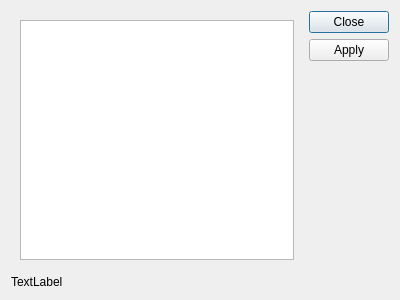
<?xml version="1.0" encoding="UTF-8"?>
<ui version="4.0">
 <class>CheckoutDialog</class>
 <widget class="QDialog" name="CheckoutDialog">
  <property name="geometry">
   <rect>
    <x>0</x>
    <y>0</y>
    <width>400</width>
    <height>300</height>
   </rect>
  </property>
  <property name="windowTitle">
   <string>Dialog</string>
  </property>
  <layout class="QHBoxLayout" name="horizontalLayout">
   <item>
    <layout class="QVBoxLayout" name="verticalLayout">
     <item>
      <widget class="QStackedWidget" name="stackedWidget">
       <property name="currentIndex">
        <number>0</number>
       </property>
       <widget class="QWidget" name="page">
        <layout class="QVBoxLayout" name="verticalLayout_3">
         <item>
          <widget class="QListWidget" name="list"/>
         </item>
        </layout>
       </widget>
       <widget class="QWidget" name="page_2">
        <layout class="QVBoxLayout" name="verticalLayout_2">
         <item>
          <widget class="QTableWidget" name="table">
           <property name="columnCount">
            <number>2</number>
           </property>
           <attribute name="horizontalHeaderVisible">
            <bool>false</bool>
           </attribute>
           <attribute name="horizontalHeaderStretchLastSection">
            <bool>true</bool>
           </attribute>
           <attribute name="verticalHeaderVisible">
            <bool>false</bool>
           </attribute>
           <column/>
           <column/>
          </widget>
         </item>
        </layout>
       </widget>
      </widget>
     </item>
     <item>
      <widget class="QLabel" name="label">
       <property name="text">
        <string>TextLabel</string>
       </property>
      </widget>
     </item>
    </layout>
   </item>
   <item>
    <widget class="QDialogButtonBox" name="buttonBox">
     <property name="orientation">
      <enum>Qt::Vertical</enum>
     </property>
     <property name="standardButtons">
      <set>QDialogButtonBox::Apply|QDialogButtonBox::Close</set>
     </property>
    </widget>
   </item>
  </layout>
 </widget>
 <resources/>
 <connections>
  <connection>
   <sender>buttonBox</sender>
   <signal>accepted()</signal>
   <receiver>CheckoutDialog</receiver>
   <slot>accept()</slot>
   <hints>
    <hint type="sourcelabel">
     <x>248</x>
     <y>254</y>
    </hint>
    <hint type="destinationlabel">
     <x>157</x>
     <y>274</y>
    </hint>
   </hints>
  </connection>
  <connection>
   <sender>buttonBox</sender>
   <signal>rejected()</signal>
   <receiver>CheckoutDialog</receiver>
   <slot>reject()</slot>
   <hints>
    <hint type="sourcelabel">
     <x>316</x>
     <y>260</y>
    </hint>
    <hint type="destinationlabel">
     <x>286</x>
     <y>274</y>
    </hint>
   </hints>
  </connection>
 </connections>
</ui>
